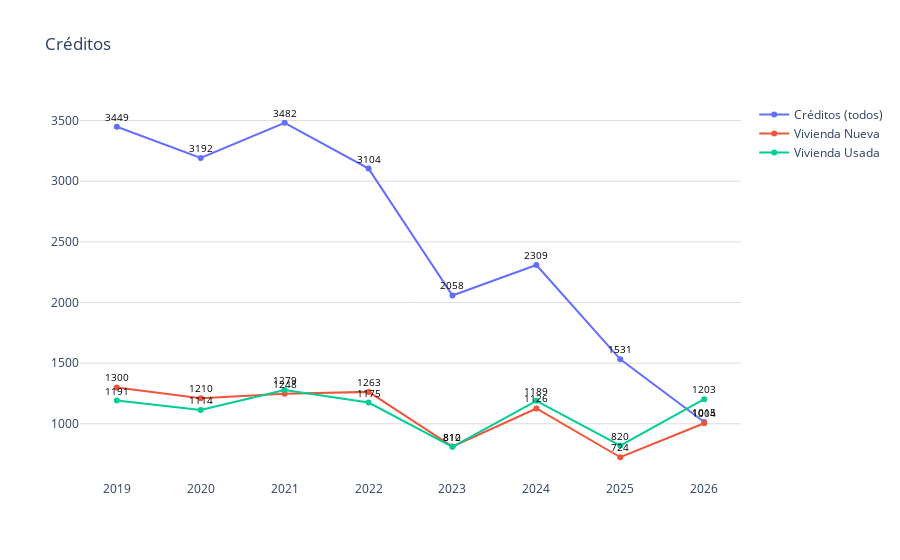

The notebook cell this image was saved under:
### Code cell
import plotly.graph_objects as go
import os
import plotly.io as pio
import locale

# Datos
trimestres = nuevo_df_3['trimestres']
modalidades = nuevo_df_3['modalidades']
montos = nuevo_df_3['montos']

fig = go.Figure()

# Agregar líneas para cada modalidad
for modalidad in modalidades.unique():
    df_modalidad = nuevo_df_3[nuevo_df_3['modalidades'] == modalidad]
    fig.add_trace(go.Scatter(
        x=df_modalidad['trimestres'],
        y=df_modalidad['montos'],
        mode='markers+lines',
        name=modalidad
    ))

fig.update_layout(
    title='Créditos',
    yaxis=dict(gridcolor='#dddcda'),
    plot_bgcolor='rgba(0,0,0,0)',  # Color de fondo del gráfico
)

for trace in fig.data:
    df_modalidad = nuevo_df_3[nuevo_df_3['modalidades'] == trace.name]
    for i, point in enumerate(trace.y):
        # No formatear el valor del monto como moneda
        fig.add_annotation(
            x=trace.x[i], 
            y=point, 
            text=f'{point}',  # Mostrar el valor simple del punto
            showarrow=False,
            font=dict(color='black', size=10),
            yshift=10
        )

# Exportar gráfica como archivo HTML
def guardar_grafico_como_html(fig, nombre_archivo, carpeta='graficas'):
    # Crear la carpeta si no existe
    if not os.path.exists(carpeta):
        os.makedirs(carpeta)
    
    # Gráfica como archivo HTML en la carpeta especificada
    pio.write_html(fig, f'{carpeta}/{nombre_archivo}.html')

guardar_grafico_como_html(fig, 'g_scatt_forecastcreditgral_cantidad_direct_puebla', carpeta='graficas')
fig.show()

### Figure 1 — Plotly figure (JSON) as saved in the notebook; plotly's stock layout.template omitted (floating-point values rounded to 4 significant figures)
{"data": [{"mode": "markers+lines", "name": "Créditos (todos)", "type": "scatter", "x": [2019, 2020, 2021, 2022, 2023, 2024, 2025, 2026], "y": [3449, 3192, 3482, 3104, 2058, 2309, 1531, 1015]}, {"mode": "markers+lines", "name": "Vivienda Nueva", "type": "scatter", "x": [2019, 2020, 2021, 2022, 2023, 2024, 2025, 2026], "y": [1300, 1210, 1248, 1263, 812, 1126, 724, 1004]}, {"mode": "markers+lines", "name": "Vivienda Usada", "type": "scatter", "x": [2019, 2020, 2021, 2022, 2023, 2024, 2025, 2026], "y": [1191, 1114, 1279, 1175, 810, 1189, 820, 1203]}], "layout": {"annotations": [{"font": {"color": "black", "size": 10}, "showarrow": false, "text": "3449", "x": 2019, "y": 3449, "yshift": 10}, {"font": {"color": "black", "size": 10}, "showarrow": false, "text": "3192", "x": 2020, "y": 3192, "yshift": 10}, {"font": {"color": "black", "size": 10}, "showarrow": false, "text": "3482", "x": 2021, "y": 3482, "yshift": 10}, {"font": {"color": "black", "size": 10}, "showarrow": false, "text": "3104", "x": 2022, "y": 3104, "yshift": 10}, {"font": {"color": "black", "size": 10}, "showarrow": false, "text": "2058", "x": 2023, "y": 2058, "yshift": 10}, {"font": {"color": "black", "size": 10}, "showarrow": false, "text": "2309", "x": 2024, "y": 2309, "yshift": 10}, {"font": {"color": "black", "size": 10}, "showarrow": false, "text": "1531", "x": 2025, "y": 1531, "yshift": 10}, {"font": {"color": "black", "size": 10}, "showarrow": false, "text": "1015", "x": 2026, "y": 1015, "yshift": 10}, {"font": {"color": "black", "size": 10}, "showarrow": false, "text": "1300", "x": 2019, "y": 1300, "yshift": 10}, {"font": {"color": "black", "size": 10}, "showarrow": false, "text": "1210", "x": 2020, "y": 1210, "yshift": 10}, {"font": {"color": "black", "size": 10}, "showarrow": false, "text": "1248", "x": 2021, "y": 1248, "yshift": 10}, {"font": {"color": "black", "size": 10}, "showarrow": false, "text": "1263", "x": 2022, "y": 1263, "yshift": 10}, {"font": {"color": "black", "size": 10}, "showarrow": false, "text": "812", "x": 2023, "y": 812, "yshift": 10}, {"font": {"color": "black", "size": 10}, "showarrow": false, "text": "1126", "x": 2024, "y": 1126, "yshift": 10}, {"font": {"color": "black", "size": 10}, "showarrow": false, "text": "724", "x": 2025, "y": 724, "yshift": 10}, {"font": {"color": "black", "size": 10}, "showarrow": false, "text": "1004", "x": 2026, "y": 1004, "yshift": 10}, {"font": {"color": "black", "size": 10}, "showarrow": false, "text": "1191", "x": 2019, "y": 1191, "yshift": 10}, {"font": {"color": "black", "size": 10}, "showarrow": false, "text": "1114", "x": 2020, "y": 1114, "yshift": 10}, {"font": {"color": "black", "size": 10}, "showarrow": false, "text": "1279", "x": 2021, "y": 1279, "yshift": 10}, {"font": {"color": "black", "size": 10}, "showarrow": false, "text": "1175", "x": 2022, "y": 1175, "yshift": 10}, {"font": {"color": "black", "size": 10}, "showarrow": false, "text": "810", "x": 2023, "y": 810, "yshift": 10}, {"font": {"color": "black", "size": 10}, "showarrow": false, "text": "1189", "x": 2024, "y": 1189, "yshift": 10}, {"font": {"color": "black", "size": 10}, "showarrow": false, "text": "820", "x": 2025, "y": 820, "yshift": 10}, {"font": {"color": "black", "size": 10}, "showarrow": false, "text": "1203", "x": 2026, "y": 1203, "yshift": 10}], "plot_bgcolor": "rgba(0,0,0,0)", "title": {"text": "Créditos"}, "yaxis": {"gridcolor": "#dddcda"}}}
